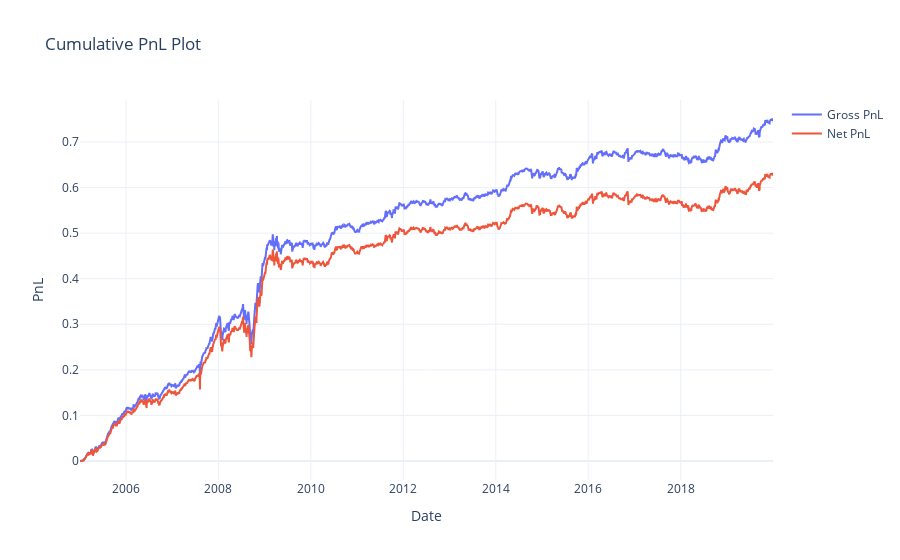

This figure's notebook cell:
### Markdown cell above
### Backtest your portfolio generated using vectorized code

Note that you can backtest your portfolio till `2019-12-31` since this is the last date in the training period. You don't have access to returns after this date.

### Code cell
sr_vectorized, pnl_vectorized = backtest_portfolio(benchmark_portfolio_vectorized.loc[:"2019"], returns.loc[:"2019"], universe.loc[:"2019"], True, True)

### Figure 1 — Plotly figure (JSON) as saved in the notebook; plotly's stock layout.template omitted (floating-point values rounded to 4 significant figures; data arrays with more than 128 entries replaced by an {"elided": "..."} marker saying what was removed)
{"data": [{"mode": "lines", "name": "Gross PnL", "type": "scatter", "x": {"elided": "3775 str values"}, "y": {"elided": "3775 float values"}}, {"mode": "lines", "name": "Net PnL", "type": "scatter", "x": {"elided": "3775 str values"}, "y": {"elided": "3775 float values"}}], "layout": {"showlegend": true, "title": {"text": "Cumulative PnL Plot"}, "xaxis": {"title": {"text": "Date"}}, "yaxis": {"title": {"text": "PnL"}}}}
